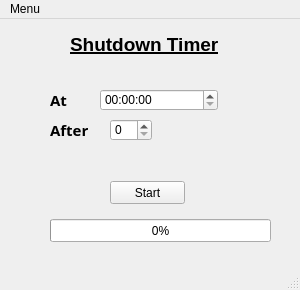
<?xml version="1.0" encoding="UTF-8"?>
<ui version="4.0">
 <class>MainWindow</class>
 <widget class="QMainWindow" name="MainWindow">
  <property name="geometry">
   <rect>
    <x>0</x>
    <y>0</y>
    <width>300</width>
    <height>290</height>
   </rect>
  </property>
  <property name="windowTitle">
   <string>MainWindow</string>
  </property>
  <widget class="QWidget" name="centralwidget">
   <widget class="QProgressBar" name="progressBar">
    <property name="geometry">
     <rect>
      <x>50</x>
      <y>200</y>
      <width>221</width>
      <height>23</height>
     </rect>
    </property>
    <property name="value">
     <number>0</number>
    </property>
   </widget>
   <widget class="QTimeEdit" name="timeEdit">
    <property name="geometry">
     <rect>
      <x>100</x>
      <y>70</y>
      <width>118</width>
      <height>22</height>
     </rect>
    </property>
   </widget>
   <widget class="QLabel" name="at">
    <property name="geometry">
     <rect>
      <x>50</x>
      <y>70</y>
      <width>21</width>
      <height>21</height>
     </rect>
    </property>
    <property name="font">
     <font>
      <family>Sitka Subheading Semibold</family>
      <pointsize>11</pointsize>
      <weight>75</weight>
      <bold>true</bold>
     </font>
    </property>
    <property name="text">
     <string>At</string>
    </property>
   </widget>
   <widget class="QPushButton" name="start">
    <property name="enabled">
     <bool>true</bool>
    </property>
    <property name="geometry">
     <rect>
      <x>110</x>
      <y>162</y>
      <width>75</width>
      <height>23</height>
     </rect>
    </property>
    <property name="text">
     <string>Start</string>
    </property>
   </widget>
   <widget class="QLabel" name="heading">
    <property name="geometry">
     <rect>
      <x>70</x>
      <y>10</y>
      <width>161</width>
      <height>31</height>
     </rect>
    </property>
    <property name="font">
     <font>
      <pointsize>14</pointsize>
      <weight>75</weight>
      <bold>true</bold>
      <underline>true</underline>
     </font>
    </property>
    <property name="text">
     <string>Shutdown Timer</string>
    </property>
   </widget>
   <widget class="QLabel" name="after">
    <property name="geometry">
     <rect>
      <x>50</x>
      <y>100</y>
      <width>41</width>
      <height>21</height>
     </rect>
    </property>
    <property name="font">
     <font>
      <family>Sitka Subheading Semibold</family>
      <pointsize>11</pointsize>
      <weight>75</weight>
      <bold>true</bold>
     </font>
    </property>
    <property name="text">
     <string>After</string>
    </property>
   </widget>
   <widget class="QSpinBox" name="spinBox">
    <property name="geometry">
     <rect>
      <x>110</x>
      <y>100</y>
      <width>42</width>
      <height>22</height>
     </rect>
    </property>
   </widget>
  </widget>
  <widget class="QMenuBar" name="menubar">
   <property name="geometry">
    <rect>
     <x>0</x>
     <y>0</y>
     <width>300</width>
     <height>22</height>
    </rect>
   </property>
   <widget class="QMenu" name="menu_App">
    <property name="title">
     <string>Menu</string>
    </property>
    <addaction name="actionAbout"/>
    <addaction name="actionExit_2"/>
   </widget>
   <addaction name="menu_App"/>
  </widget>
  <widget class="QStatusBar" name="statusbar"/>
  <action name="actionadfd">
   <property name="text">
    <string>adfd</string>
   </property>
  </action>
  <action name="actionfd">
   <property name="text">
    <string>fd</string>
   </property>
  </action>
  <action name="actionExit">
   <property name="text">
    <string>Exit</string>
   </property>
  </action>
  <action name="actionAbout">
   <property name="text">
    <string>About</string>
   </property>
  </action>
  <action name="actionExit_2">
   <property name="text">
    <string>Exit</string>
   </property>
  </action>
 </widget>
 <resources/>
 <connections>
  <connection>
   <sender>actionExit_2</sender>
   <signal>triggered()</signal>
   <receiver>MainWindow</receiver>
   <slot>close()</slot>
   <hints>
    <hint type="sourcelabel">
     <x>-1</x>
     <y>-1</y>
    </hint>
    <hint type="destinationlabel">
     <x>149</x>
     <y>144</y>
    </hint>
   </hints>
  </connection>
 </connections>
</ui>
